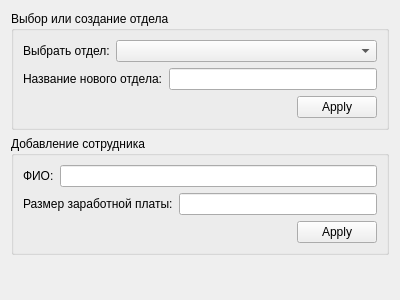
<?xml version="1.0" encoding="UTF-8"?>
<ui version="4.0">
 <class>Form</class>
 <widget class="QWidget" name="Form">
  <property name="geometry">
   <rect>
    <x>0</x>
    <y>0</y>
    <width>400</width>
    <height>300</height>
   </rect>
  </property>
  <property name="windowTitle">
   <string>Form</string>
  </property>
  <layout class="QVBoxLayout" name="verticalLayout_2">
   <item>
    <layout class="QVBoxLayout" name="verticalLayout">
     <item>
      <widget class="QGroupBox" name="groupBox">
       <property name="title">
        <string>Выбор или создание отдела</string>
       </property>
       <layout class="QHBoxLayout" name="horizontalLayout_3">
        <item>
         <layout class="QVBoxLayout" name="verticalLayout_3">
          <item>
           <layout class="QHBoxLayout" name="horizontalLayout" stretch="0,1">
            <item>
             <widget class="QLabel" name="label">
              <property name="text">
               <string>Выбрать отдел:</string>
              </property>
             </widget>
            </item>
            <item>
             <widget class="QComboBox" name="ChoseDepartmentIfExistsComboBox"/>
            </item>
           </layout>
          </item>
          <item>
           <layout class="QHBoxLayout" name="horizontalLayout_4">
            <item>
             <widget class="QLabel" name="label_2">
              <property name="text">
               <string>Название нового отдела:</string>
              </property>
             </widget>
            </item>
            <item>
             <widget class="QLineEdit" name="InputNameOfNewDepartmentIfNotExistsLine"/>
            </item>
           </layout>
          </item>
          <item>
           <layout class="QHBoxLayout" name="horizontalLayout_5">
            <item>
             <spacer name="horizontalSpacer">
              <property name="orientation">
               <enum>Qt::Horizontal</enum>
              </property>
              <property name="sizeHint" stdset="0">
               <size>
                <width>40</width>
                <height>20</height>
               </size>
              </property>
             </spacer>
            </item>
            <item>
             <widget class="QPushButton" name="ApplyDepartmentButton">
              <property name="text">
               <string>Apply</string>
              </property>
             </widget>
            </item>
           </layout>
          </item>
         </layout>
        </item>
       </layout>
      </widget>
     </item>
     <item>
      <layout class="QHBoxLayout" name="horizontalLayout_2">
       <item>
        <widget class="QGroupBox" name="groupBox_2">
         <property name="title">
          <string>Добавление сотрудника</string>
         </property>
         <layout class="QVBoxLayout" name="verticalLayout_5">
          <item>
           <layout class="QVBoxLayout" name="verticalLayout_4">
            <item>
             <layout class="QHBoxLayout" name="horizontalLayout_6">
              <item>
               <widget class="QLabel" name="label_3">
                <property name="text">
                 <string>ФИО:</string>
                </property>
               </widget>
              </item>
              <item>
               <widget class="QLineEdit" name="AddNewWopperNameLine"/>
              </item>
             </layout>
            </item>
            <item>
             <layout class="QHBoxLayout" name="horizontalLayout_7">
              <item>
               <widget class="QLabel" name="label_4">
                <property name="text">
                 <string>Размер заработной платы:</string>
                </property>
               </widget>
              </item>
              <item>
               <widget class="QLineEdit" name="InputSumOfWopperContractLine"/>
              </item>
             </layout>
            </item>
            <item>
             <layout class="QHBoxLayout" name="horizontalLayout_8">
              <item>
               <spacer name="horizontalSpacer_2">
                <property name="orientation">
                 <enum>Qt::Horizontal</enum>
                </property>
                <property name="sizeHint" stdset="0">
                 <size>
                  <width>40</width>
                  <height>20</height>
                 </size>
                </property>
               </spacer>
              </item>
              <item>
               <widget class="QPushButton" name="ApplyWopperButton">
                <property name="text">
                 <string>Apply</string>
                </property>
               </widget>
              </item>
             </layout>
            </item>
           </layout>
          </item>
         </layout>
        </widget>
       </item>
      </layout>
     </item>
     <item>
      <spacer name="verticalSpacer">
       <property name="orientation">
        <enum>Qt::Vertical</enum>
       </property>
       <property name="sizeHint" stdset="0">
        <size>
         <width>20</width>
         <height>40</height>
        </size>
       </property>
      </spacer>
     </item>
    </layout>
   </item>
  </layout>
 </widget>
 <resources/>
 <connections/>
</ui>
